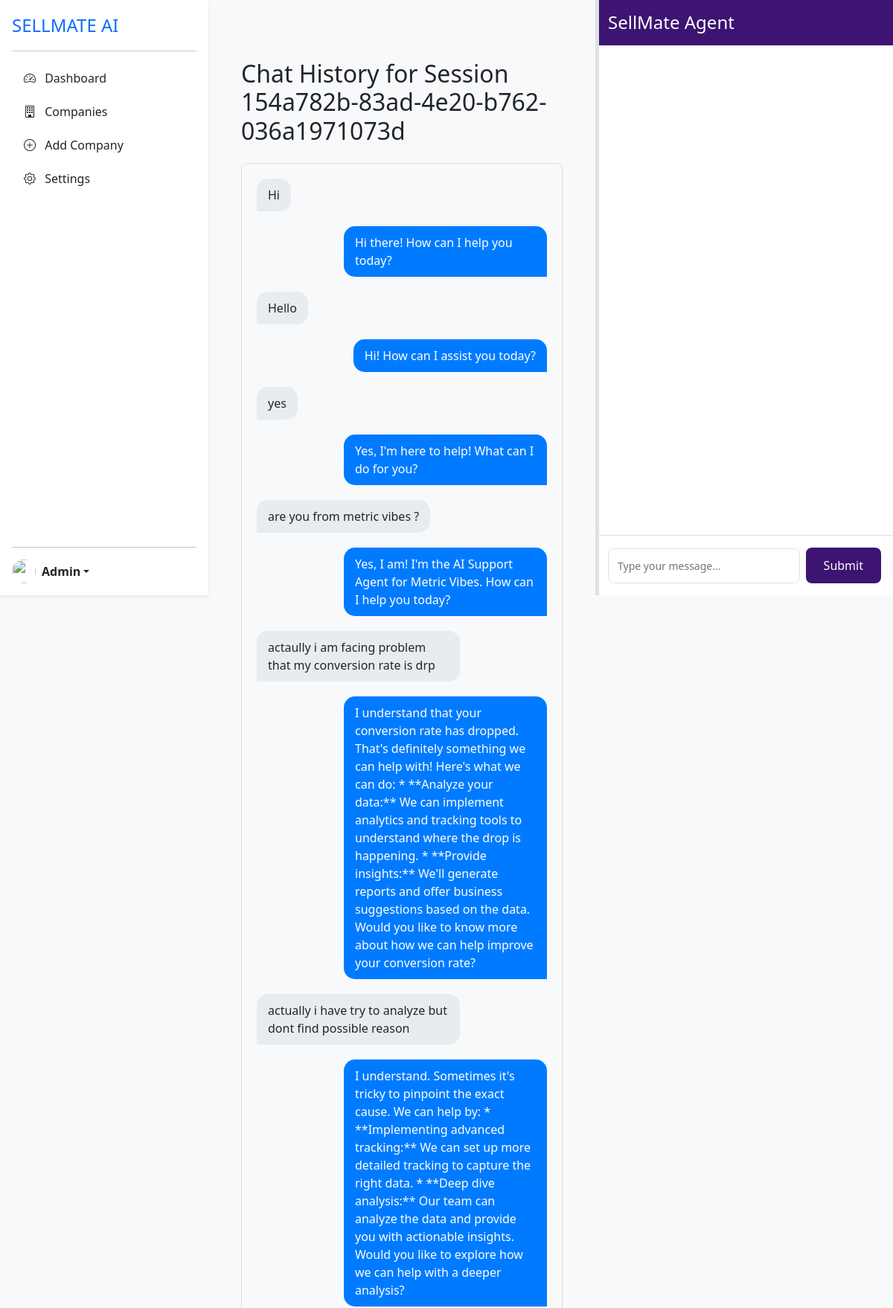
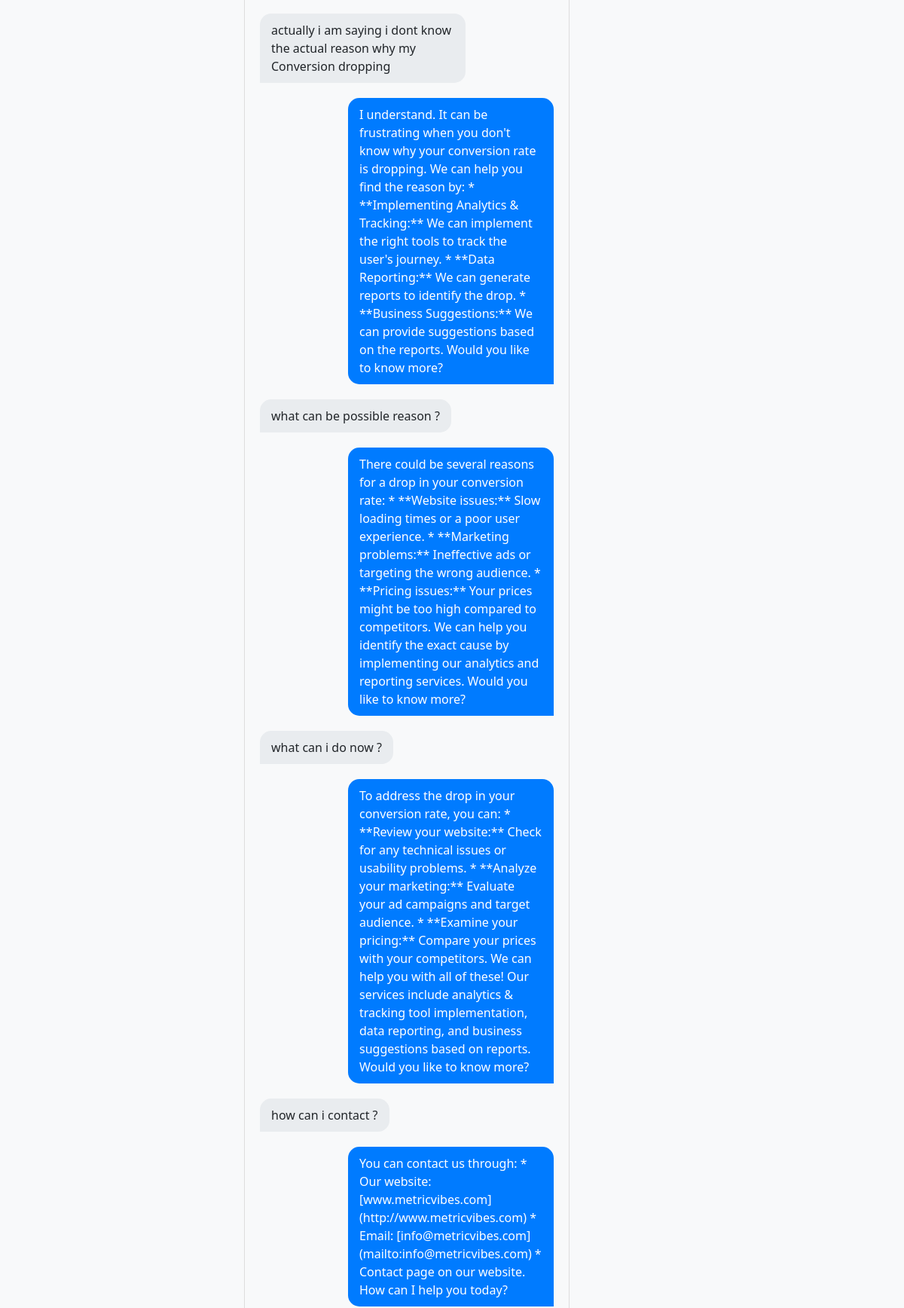
Page /sessions/154a782b-83ad-4e20-b762-036a1971073d/ (upper part) on the committed database (2 pictures, top to bottom).
### chatbot/models.py (models this page shows, shortened)
class ChatHistory(models.Model):
    session_id = models.CharField(max_length=255)
    company = models.ForeignKey(Company, on_delete=models.CASCADE)
    user_message = models.TextField()
    bot_response = models.TextField()
    timestamp = models.DateTimeField(auto_now_add=True)
    status = models.CharField(max_length=20, choices=[('Open', 'Open'), ('Completed', 'Completed')], default='Open')

### chatbot/views.py (the view)
# urls.py: path('sessions/<str:session_id>/', views.session_chat, name='session_chat'),
def session_chat(request, session_id):
    chats = ChatHistory.objects.filter(session_id=session_id).order_by("timestamp")
    if not chats.exists():
        raise Http404("Session not found")
    company = chats.first().company
    return render(
        request,
        "chatbot/user-chat.html",
        {"company": company, "chats": chats, "session_id": session_id},
    )

### chatbot/templates/chatbot/user-chat.html (shortened to what this page needs)
<!DOCTYPE html>
{% load static %}
<html lang="en">
  <head>
    <link href="https://cdn.jsdelivr.net/npm/bootstrap@5.3.0/dist/css/bootstrap.min.css" rel="stylesheet" />
    <link rel="stylesheet" href="https://cdn.jsdelivr.net/npm/bootstrap-icons@1.11.3/font/bootstrap-icons.min.css" />
    <link rel="stylesheet" href="{% static 'chatbot/user-chat-dashboard.css' %}" />
  </head>
  <body>
    <div class="wrapper">
      {% include 'chatbot/include/sidebar.html' %}
      <div class="content">
        <div class="container py-5">
          <h2 class="mb-4">Chat History for Session {{ session_id }}</h2>
          <div class="chat-container">
            <div class="messages">
              {% for chat in chats %}
                <div class="user-chat-message user">
                  <div class="user-chat-bubble">
                    {{ chat.user_message }}</div>
                </div>
                <div class="user-chat-message bot">
                  <div class="user-chat-bubble">{{ chat.bot_response }}</div>
                </div>
              {% empty %}
                <div class="text-center text-muted">No messages found for this session</div>
              {% endfor %}
            </div>
          </div>
        </div>
      </div>
      {% include 'chatbot/include/sellmate-agent.html' %}
    </div>
  </body>
</html>

### chatbot/static/chatbot/user-chat-dashboard.css (style rules this page uses)
:root { --primary-color: #3d1472; }
body { background-color: #f8f9fa; }
.wrapper { display: flex; }
.content { flex: 1; margin-left: 280px; width: calc(100% - 280px); }
.chat-container { background-color: #f8f9fa; border: 1px solid #ddd; border-radius: 8px; padding: 20px; max-width: 800px; margin: 0 auto; }
.messages { display: flex; flex-direction: column; gap: 10px; }
.user-chat-message { display: flex; margin-bottom: 10px; }
.user-chat-message.user { justify-content: flex-start; }
.user-chat-message.bot { justify-content: flex-end; }
.user-chat-bubble { padding: 10px 15px; border-radius: 15px; max-width: 70%; }
.user-chat-message.user .user-chat-bubble { background-color: #e9ecef; border-radius: 15px 15px 15px 0; }
.user-chat-message.bot .user-chat-bubble { background-color: #007bff; color: white; border-radius: 15px 15px 0 15px; }

### chatbot/templates/chatbot/include/sellmate-agent.html (style rules this page uses)
:root { --primary-color: #3d1472; --sidebar-width: 280px; --agent-width: 400px; }
body { background-color: #f8f9fa; overflow-x: hidden; }
.wrapper { display: flex; width: 100%; }
.content { margin-left: var(--sidebar-width); margin-right: var(--agent-width); flex: 1; padding: 2rem; transition: margin-right 0.3s ease; }

### rows in the picture
ChatHistory: user_message "Hi", bot_response "Hi there! How can I help you today?"
ChatHistory: user_message "Hello", bot_response "Hi! How can I assist you today?"
ChatHistory: user_message "yes", bot_response "Yes, I'm here to help! What can I do for you?"
ChatHistory: user_message "are you from metric vibes ?", bot_response "Yes, I am! I'm the AI Support Agent for Metric Vibes. How can I help you today?"
ChatHistory: user_message "actaully i am facing problem that my conversion rate is drp", bot_response "I understand that your conversion rate has dropped. That's definitely something we can help with! Here's what we can do: * **Analyze your data:** We can implement analytics and tracking tools to understand where the drop is happening. * **Provide insights:** We'll generate reports and offer business suggestions based on the data. Would you like to know more about how we can help improve your conversion rate?"
ChatHistory: user_message "actually i have try to analyze but dont find possible reason", bot_response "I understand. Sometimes it's tricky to pinpoint the exact cause. We can help by: * **Implementing advanced tracking:** We can set up more detailed tracking to capture the right data. * **Deep dive analysis:** Our team can analyze the data and provide you with actionable insights. Would you like to explore how we can help with a deeper analysis?"
ChatHistory: user_message "actually i am saying i dont know the actual reason why my Conversion dropping", bot_response "I understand. It can be frustrating when you don't know why your conversion rate is dropping. We can help you find the reason by: * **Implementing Analytics & Tracking:** We can implement the right tools to track the user's journey. * **Data Reporting:** We can generate reports to identify the drop. * **Business Suggestions:** We can provide suggestions based on the reports. Would you like to know more?"
ChatHistory: user_message "what can be possible reason ?", bot_response "There could be several reasons for a drop in your conversion rate: * **Website issues:** Slow loading times or a poor user experience. * **Marketing problems:** Ineffective ads or targeting the wrong audience. * **Pricing issues:** Your prices might be too high compared to competitors. We can help you identify the exact cause by implementing our analytics and reporting services. Would you like to know more?"
ChatHistory: user_message "what can i do now ?", bot_response "To address the drop in your conversion rate, you can: * **Review your website:** Check for any technical issues or usability problems. * **Analyze your marketing:** Evaluate your ad campaigns and target audience. * **Examine your pricing:** Compare your prices with your competitors. We can help you with all of these! Our services include analytics & tracking tool implementation, data reporting, and business suggestions based on reports. Would you like to know more?"
ChatHistory: user_message "how can i contact ?", bot_response "You can contact us through: * Our website: [www.metricvibes.com](http://www.metricvibes.com) * Email: [info@metricvibes.com](mailto:info@metricvibes.com) * Contact page on our website. How can I help you today?"

### other values in the picture
{{ session_id }} "154a782b-83ad-4e20-b762-036a1971073d"
